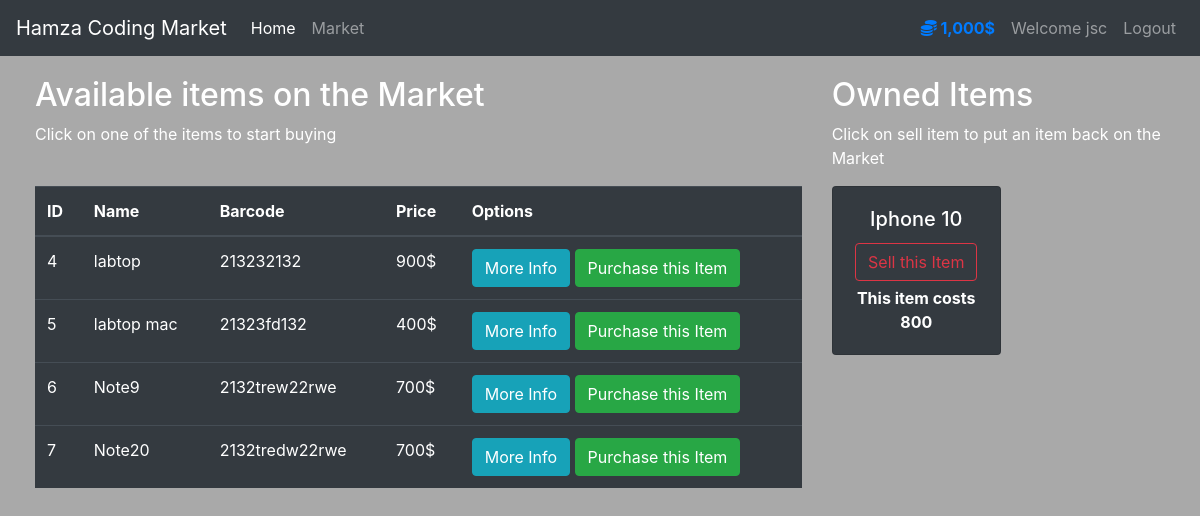
The app's page /market (signed in) with its own data.
### market/models.py (models this page shows, shortened)
class User(db.Model, UserMixin):
    id = db.Column(db.Integer, primary_key=True)
    username = db.Column(db.String(length=30), unique=True, nullable=False)
    email_address = db.Column(db.String(length=50), unique=True, nullable=False)
    password_hash = db.Column(db.String(length=60), nullable=False)
    budget = db.Column(db.Integer(), nullable=False, default=1000)
    items = db.relationship('Item', backref='owned_user', lazy=True)
    @property
    def password(self):
        return self.password
    @property
    def prettier_budget(self):
        if len(str(self.budget)) >= 4:
            return f'{str(self.budget)[:-3]},{str(self.budget)[-3:]}$'
        else:
            return f"{self.budget}$"

class Item(db.Model):
    id = db.Column(db.Integer, primary_key=True)
    name = db.Column(db.String(length=30), nullable=False, unique=True)
    price = db.Column(db.Integer, nullable=False)
    barcode = db.Column(db.String(length=12), nullable=False, unique=True)
    description = db.Column(db.String(length=1024), nullable=False, unique=True)
    owner = db.Column(db.Integer, db.ForeignKey('user.id'))

### market/routes.py (the view, shortened to what this page needs)
@app.route('/market', methods=['GET', 'POST'])
@login_required
def market_page():
    purchase_form = PurchaseItemForm()
    selling_form=SellItemForm()
    if request.method == "GET":
        items = Item.query.filter_by(owner=None)
        owned_items=Item.query.filter_by(owner=current_user.id)
        return render_template('market.html', title='market', items=items, purchase_form=purchase_form , owned_items=owned_items , selling_form=selling_form)

### market/models.py (called while the page is built)
@login_manager.user_loader
def load_user(user_id):
    return User.query.get(int(user_id))

### market/templates/market.html (shortened to what this page needs)
{% extends 'base.html' %}
{% block content %}
    <div class="row" style="margin-top:20px; margin-left:20px">
        <div class="col-8">
            <h2>Available items on the Market</h2>
            <p>Click on one of the items to start buying</p>
            <br>
            <table class="table table-hover table-dark">
                <thead>
                <tr>
                    <th scope="col">ID</th>
                    <th scope="col">Name</th>
                    <th scope="col">Barcode</th>
                    <th scope="col">Price</th>
                    <th scope="col">Options</th>
                </tr>
                </thead>
                <tbody>
                {% for item in items %}
                    <tr>
                        <td>{{ item.id }}</td>
                        <td>{{ item.name }}</td>
                        <td>{{ item.barcode }}</td>
                        <td>{{ item.price }}$</td>
                        <td>
                            <button class="btn btn-outline btn-info" data-toggle="modal"
                                    data-target="#Modal-MoreInfo-{{ item.id }}">More Info
                            </button>
                            <button class="btn btn-outline btn-success" data-toggle="modal"
                                    data-target="#Modal-PurchaseConfirm-{{ item.id }}">Purchase this Item
                            </button>
                        </td>
                    </tr>
                {% endfor %}
                </tbody>
            </table>
        </div>
        <div class="col-4">
            <h2>Owned Items</h2>
            <p>Click on sell item to put an item back on the Market</p>
            <div class="row">
                {% for owned_item in owned_items %}
                    <div class="col-md-6">
                        <div style="margin-bottom: 5px" class="card text-center bg-dark">
                            <div class="card-body">
                                <h5 class="card-title">{{ owned_item.name }}</h5>
                                <button type="button" class="btn btn-outline-danger" style="margin-bottom: 5px"
                                        data-toggle="modal" data-target="#Modal-SellingConfirm-{{ owned_item.id }}">
                                    Sell this Item
                                </button>
                                <p class="card-text"><strong> This item costs {{ owned_item.price }}</strong></p>
                            </div>
                        </div>
                    </div>
                {% endfor %}
            </div>
            <br>
        </div>
    </div>
{% endblock %}

### market/templates/base.html (shortened to what this page needs)
<!doctype html>
<html lang="en">
   <head>
      <link rel="stylesheet" href="https://cdn.jsdelivr.net/npm/bootstrap@4.5.3/dist/css/bootstrap.min.css">
   </head>
   <body>
<nav class="navbar navbar-expand-md navbar-dark bg-dark">
  <a class="navbar-brand" href="#">Hamza Coding Market</a>
  <div class="collapse navbar-collapse" id="navbarNav">
      <ul class="navbar-nav mr-auto">
    <li class="nav-item active">
        <a class="nav-link" href="{{ url_for('home_page') }}">Home <span class="sr-only">(current)</span></a>
    </li>
    <li class="nav-item">
        <a class="nav-link" href="{{ url_for('market_page') }}">Market</a>
    </li>
</ul>
      {% if current_user.is_authenticated %}
          <ul class="navbar-nav">
           <li class="nav-item">
              <a class="nav-link font-weight-bold text-primary" > <i class="fas fa-coins"></i> {{ current_user.prettier_budget }}</a>
            </li>
            <li class="nav-item">
              <a class="nav-link" > Welcome {{ current_user.username }}  </a>
            </li>
             <li class="nav-item">
                  <a class="nav-link" href="{{ url_for('logout_page') }}">Logout</a>
            </li>
        </ul>
      {% endif %}
  </div>
</nav>
{% block content  %}
{% endblock %}
   </body>
</html>

### market/templates/base.html (style rules this page uses)
body { background-color : darkgray ; color: white ; }

### records on screen
User: prettier_budget "1,000$", username "jsc"
Item: id "4", name "labtop", barcode "213232132", price "900"
Item: id "5", name "labtop mac", barcode "21323fd132", price "400"
Item: id "6", name "Note9", barcode "2132trew22rwe", price "700"
Item: id "7", name "Note20", barcode "2132tredw22rwe", price "700"
Item: name "Iphone 10", price "800"
